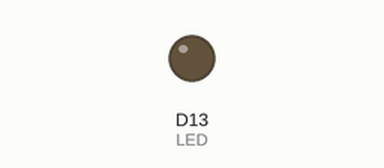
This sketch was run on a simulated Arduino MKR. On the bench: output pins drawn as LEDs (lit = HIGH).

Above: at 5.5 s.
At 54.5 s:
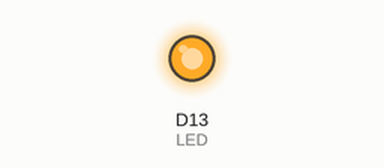
Timing chart, 0 to 57.0 s (numbered marks = the images above):
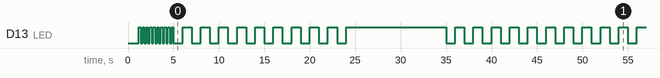

Measured:
- by itself, D13 (LED): HIGH → LOW at 1.4 s, → HIGH 0.20 s later, → LOW 0.20 s later, → HIGH 0.20 s later, … (113 changes in this stretch)
- by itself, everything shown: repeats every 40.0 s, in 30 steps

The sketch:

periodic-wakeup.ino
```cpp
#include <ArduinoLowPower.h>
#define LED 13

void setup() {
  pinMode(LED, OUTPUT);
  digitalWrite(LED, LOW);

  // Serial1 UART is used because the USB does not work after wakeup
  Serial1.begin(9600);
  // while (!Serial1) {}
  delay(1000);

  Serial1.println("Start of program");
  Serial1.println("Fast blink 10 times");
  blink(10, 200);
}

void loop() {
  Serial1.println("Slow blink 10 times");
  blink(10, 1000);

  Serial1.println("Going to sleep for 10 seconds...");
  LowPower.sleep(10000);  // in milliseconds

  Serial1.println("\n\nAwake");

  Serial1.println("Blink 5 times");
  blink(5, 1000);
}

void blink(int times, int duration) {
  for (int i = 0; i < times; i++) {
    digitalWrite(LED, LOW);
    delay(duration);

    digitalWrite(LED, HIGH);
    delay(duration);
  }
}
```
